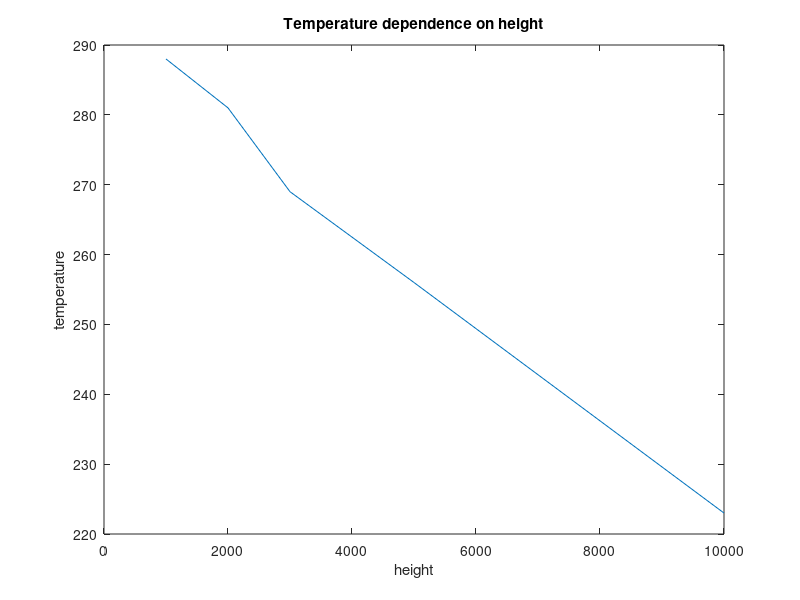

MATLAB code to generate this figure:
clear;

data = load('temp.dat');
h = data(:,1);
t = data(:,2);
plot(h,t);
xlabel('height');
ylabel('temperature');
title('Temperature dependence on height')